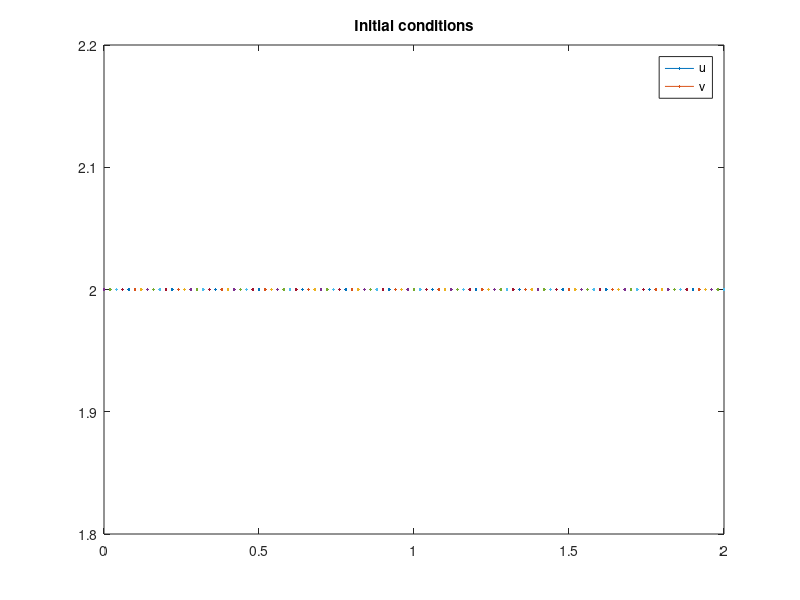

The MATLAB script that drew this image: (Note: this script raises an error after producing the figure.)
nx = 101
ny = 101
nt = 80
c = 1
dx = 2 / (nx - 1)
dy = 2 / (ny - 1)
sigma = .2
dt = sigma * dx

x = linspace(0, 2, nx)
y = linspace(0, 2, ny)


u = ones(nx,1);
v = ones(nx,1);
un = ones(nx,1);
vn = ones(nx,1);

%Assign initial conditions
u(0.5/dx:1/dx+1) = 2;
v(0.5/dx:1/dx+1) = 2;

%Plot the initial conditions
figure(1)
plot(x,u(50,:))
hold on
plot(x,v(50,:))
legend('u','v')
title('Initial conditions')

%Loop through time
for n = 1:nt+1
    un = u
    vn = v
    u(2:end-1,2:end-1) = un(2:end-1,2:end-1) - un(2:end-1,2:end-1) * dt / dx * (un(2:end-1,2:end-1) - un(2:end-1,1:end-2)) - vn(2:end-1,2:end-1) * dt / dy * (un(2:end-1,2:end-1) - un(1:end-2,2:end-1))
    v(2:end-1,2:end-1) = vn(2:end-1,2:end-1) - un(2:end-1,2:end-1) * dt / dx * (vn(2:end-1,2:end-1) - vn(2:end-1,1:end-2)) - vn(2:end-1,2:end-1) * dt / dy * (vn(2:end-1,2:end-1) - vn(1:end-2,2:end-1))
end

%Plot the final conditions
figure(2)
plot(x,u(50,:))
hold on
plot(x,v(50,:))
legend('u','v')
title('Final conditions')

